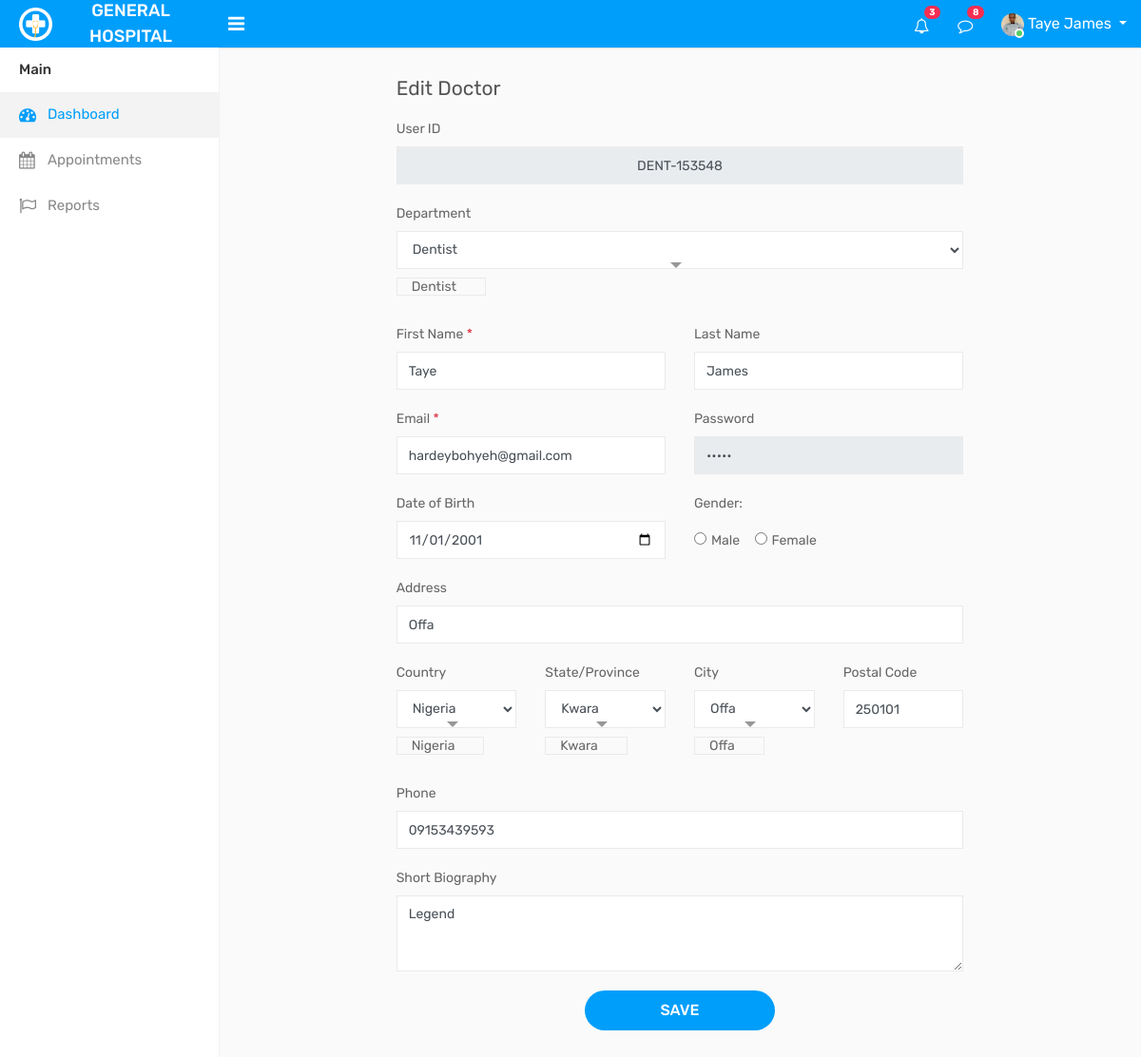
/dashboard/edit_doctor.php?xyzz=DENT-153548 (signed in), run on the app's committed database.
### tables this page shows
CREATE TABLE `staffs` (
  `id` int(11) NOT NULL,
  `uid` varchar(255) NOT NULL,
  `dept` varchar(255) NOT NULL,
  `fnam` varchar(255) NOT NULL,
  `lnam` varchar(255) NOT NULL,
  `email` varchar(255) NOT NULL,
  `pass` varchar(255) NOT NULL,
  `dob` varchar(255) NOT NULL,
  `gender` varchar(255) NOT NULL,
  `pno` varchar(255) NOT NULL,
  `address` varchar(255) NOT NULL,
  `country` varchar(255) NOT NULL,
  `state` varchar(255) NOT NULL,
  `city` varchar(255) NOT NULL,
  `pcode` varchar(255) NOT NULL,
  `bio` varchar(255) NOT NULL,
  `status` varchar(255) NOT NULL,
  `img` varchar(255) NOT NULL,
  `datee` varchar(255) NOT NULL
);

CREATE TABLE `departments` (
  `id` int(11) NOT NULL,
  `name` varchar(50) NOT NULL,
  `code` varchar(10) NOT NULL,
  `descript` text NOT NULL,
  `status` varchar(50) NOT NULL,
  `datee` varchar(50) NOT NULL
);

CREATE TABLE `countries` (
  `id` int(11) NOT NULL,
  `sortname` varchar(3) NOT NULL,
  `name` varchar(150) NOT NULL,
  `phonecode` int(11) NOT NULL
);

CREATE TABLE `states` (
  `id` int(11) NOT NULL,
  `name` varchar(30) NOT NULL,
  `country_id` int(11) NOT NULL DEFAULT 1
);

### dashboard/edit_doctor.php (the view, shortened to what this page needs)
<?php include 'header.php'; ?>
<?php include 'sidebar.php'; ?>
        <div class="page-wrapper">
            <div class="content">
                <div class="row">
                    <div class="col-lg-8 offset-lg-2">
                        <h4 class="page-title">Edit Doctor</h4>
                    </div>
                </div>
<?php
$uid = $_GET['xyzz'];
include '../dbconnect.php';
$sql = $con->query("SELECT * FROM staffs WHERE uid = '$uid'");
if ($sql->num_rows > 0) {
    $row = $sql->fetch_assoc();
    $dep = $row['dept'];
    $fnam = $row['fnam'];
    $lnam = $row['lnam'];
    $email = $row['email'];
    $pass = $row['pass'];
    $dob = $row['dob'];
    $address = $row['address'];
    $cntry = $row['country'];
    $states = $row['state'];
    $cit = $row['city'];
    $pcode = $row['pcode'];
    $pno = $row['pno'];
    $bio = $row['bio'];
    $dpt = dpt($dep);
    $country = country($cntry);
    $state = state($states);
    $city = city($cit);
}
function dpt($dpt) {
    include '../dbconnect.php';
    $dep = $con->query("SELECT * FROM departments WHERE id = $dpt");
    if ($dep->num_rows > 0) {
        $row = $dep->fetch_assoc();
        $name = $row['name'];
        return $name;
    }
}
function country($country) {
    include '../dbconnect.php';
    $cnty = $con->query("SELECT * FROM countries WHERE id = $country");
    if ($cnty->num_rows > 0) {
        $row = $cnty->fetch_assoc();
        $name = $row['name'];
        return $name;
    }
}
function state($state) {
    include '../dbconnect.php';
    $ste = $con->query("SELECT * FROM states WHERE id = $state");
    if ($ste->num_rows > 0) {
        $row = $ste->fetch_assoc();
        $name = $row['name'];
        return $name;
    }
}
function city($city) {
    include '../dbconnect.php';
    $cty = $con->query("SELECT * FROM cities WHERE id = $city");
    if ($cty->num_rows > 0) {
        $row = $cty->fetch_assoc();
        $name = $row['name'];
        return $name;
    }
}
?>
                <div class="row">
                    <div class="col-lg-8 offset-lg-2">
                        <form method="POST" enctype="multipart/form-data">
                            <div class="row">
                                <div class="col-sm-12">
                                    <div class="row">
                                        <div class="col-sm-12">
                                            <div class="form-group">
                                                <label>User ID</label>
                                                <input class="form-control text-center" name="fnam" value="<?php echo($uid); ?>" type="text" readonly>
                                            </div>
                                        </div>
                                    </div>
                                </div>
                                <div class="col-sm-12">
                                    <div class="row">
                                        <div class="col-sm-12">
                                            <div class="form-group">
                                                <label>Department</label>
                                                <select name="dept" class="form-control select" required>
                                                    <option selected disabled value="<?php echo($dep); ?>"><?php echo($dpt); ?></option>
                                                </select>
                                            </div>
                                        </div>
                                    </div>
                                </div>
                                <div class="col-sm-6">
                                    <div class="form-group">
                                        <label>First Name <span class="text-danger">*</span></label>
                                        <input class="form-control" name="fnam" value="<?php echo($fnam); ?>" type="text">
                                    </div>
                                </div>
                                <div class="col-sm-6">
                                    <div class="form-group">
                                        <label>Last Name</label>
                                        <input class="form-control" name="lnam" value="<?php echo($lnam); ?>" type="text">
                                    </div>
                                </div>
                                <div class="col-sm-6">
                                    <div class="form-group">
                                        <label>Email <span class="text-danger">*</span></label>
                                        <input class="form-control" name="email" value="<?php echo($email); ?>" type="email">
                                    </div>
                                </div>
                                <div class="col-sm-6">
                                    <div class="form-group">
                                        <label>Password</label>
                                        <input class="form-control" name="pass" readonly value="<?php echo($pass); ?>" type="password">
                                    </div>
                                </div>
                                <div class="col-sm-6">
                                    <div class="form-group">
                                        <label>Date of Birth</label>
                                        <div class="form-group">
                                            <input type="date" name="dob" value="<?php echo($dob); ?>" class="form-control">
                                        </div>
                                    </div>
                                </div>
                                <div class="col-sm-6">
                                    <div class="form-group gender-select">
                                        <label class="gen-label">Gender:</label>
                                        <div class="form-check-inline">
                                            <label class="form-check-label">
                                                <input type="radio" name="gender" value="Male" class="form-check-input">Male
                                            </label>
                                        </div>
                                        <div class="form-check-inline">
                                            <label class="form-check-label">
                                                <input type="radio" name="gender" value="Female" class="form-check-input">Female
                                            </label>
                                        </div>
                                    </div>
                                </div>
                                <div class="col-sm-12">
                                    <div class="row">
                                        <div class="col-sm-12">
                                            <div class="form-group">
                                                <label>Address</label>
                                                <input type="text" name="address" value="<?php echo($address); ?>" class="form-control ">
                                            </div>
                                        </div>
                                        <div class="col-sm-6 col-md-6 col-lg-3">
                                            <div class="form-group">
                                                <label>Country</label>
                                                <select name="country" id="country" class="form-control select">
                                                    <option selected disabled value="<?php echo($cntry); ?>"><?php echo($country); ?></option>
                                                </select>
                                            </div>
                                        </div>
                                        <div class="col-sm-6 col-md-6 col-lg-3">
                                            <div class="form-group">
                                                <label>State/Province</label>
                                                <select name="state" id="state" class="form-control select">
                                                    <option selected disabled value="<?php echo($states); ?>"><?php echo($state); ?></option>
                                                </select>
                                            </div>
                                        </div>
                                        <div class="col-sm-6 col-md-6 col-lg-3">
                                            <div class="form-group">
                                                <label>City</label>
                                                <select name="city" id="city" class="form-control select">
                                                    <option selected disabled value="<?php echo($cit); ?>"><?php echo($city); ?></option>
                                                </select>
                                            </div>
                                        </div>
                                        <div class="col-sm-6 col-md-6 col-lg-3">
                                            <div class="form-group">
                                                <label>Postal Code</label>
                                                <input type="text" name="pcode" value="<?php echo($pcode); ?>" class="form-control">
                                            </div>
                                        </div>
                                    </div>
                                </div>
                                <div class="col-sm-12">
                                    <div class="form-group">
                                        <label>Phone </label>
                                        <input class="form-control" name="pno" value="<?php echo($pno); ?>" type="text">
                                    </div>
                                </div>
                            </div>
                            <div class="form-group">
                                <label>Short Biography</label>
                                <textarea class="form-control" name="bio" rows="3" cols="30"><?php echo($bio); ?></textarea>
                            </div>
                            <div class="m-t-20 text-center">
                                <button name="submit" class="btn btn-primary submit-btn">Save</button>
                            </div>
                        </form>
                    </div>
                </div>
            </div>
        </div>
    </div>
</body>
</html>

### data on the page
staffs: dept "Dentist", fnam "Taye", lnam "James", email "hardeybohyeh@gmail.com", dob "11/01/2001", address "Offa", country "Nigeria", state "Kwara", pcode "250101", pno "09153439593", bio "Legend"

### other printed values
$fullname "Taye James"
form field city "Offa"
